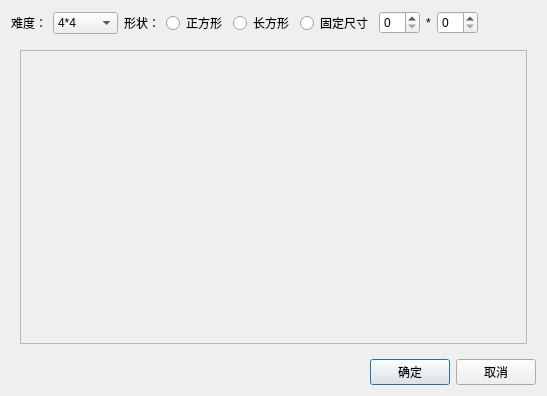
<?xml version="1.0" encoding="UTF-8"?>
<ui version="4.0">
 <class>CutImage</class>
 <widget class="QDialog" name="CutImage">
  <property name="geometry">
   <rect>
    <x>0</x>
    <y>0</y>
    <width>547</width>
    <height>396</height>
   </rect>
  </property>
  <property name="windowTitle">
   <string>Dialog</string>
  </property>
  <layout class="QVBoxLayout" name="verticalLayout" stretch="0,1,0">
   <item>
    <layout class="QHBoxLayout" name="horizontalLayout_4" stretch="0,0,0,0,0,0,1">
     <item>
      <layout class="QHBoxLayout" name="horizontalLayout">
       <item>
        <widget class="QLabel" name="label_difficulty">
         <property name="text">
          <string>难度：</string>
         </property>
        </widget>
       </item>
       <item>
        <widget class="QComboBox" name="cb_difficulty">
         <item>
          <property name="text">
           <string>4*4</string>
          </property>
         </item>
         <item>
          <property name="text">
           <string>5*5</string>
          </property>
         </item>
         <item>
          <property name="text">
           <string>6*6</string>
          </property>
         </item>
         <item>
          <property name="text">
           <string>自定义</string>
          </property>
         </item>
        </widget>
       </item>
      </layout>
     </item>
     <item>
      <layout class="QHBoxLayout" name="horizontalLayout_2">
       <item>
        <widget class="QLabel" name="label_shape">
         <property name="text">
          <string>形状：</string>
         </property>
        </widget>
       </item>
       <item>
        <widget class="QRadioButton" name="rb_square">
         <property name="text">
          <string>正方形</string>
         </property>
         <attribute name="buttonGroup">
          <string notr="true">bg_shape</string>
         </attribute>
        </widget>
       </item>
       <item>
        <widget class="QRadioButton" name="rb_rectangle">
         <property name="text">
          <string>长方形</string>
         </property>
         <attribute name="buttonGroup">
          <string notr="true">bg_shape</string>
         </attribute>
        </widget>
       </item>
      </layout>
     </item>
     <item>
      <layout class="QHBoxLayout" name="horizontalLayout_5">
       <item>
        <widget class="QRadioButton" name="radioButton">
         <property name="text">
          <string>固定尺寸</string>
         </property>
        </widget>
       </item>
      </layout>
     </item>
     <item>
      <widget class="QSpinBox" name="spinBox"/>
     </item>
     <item>
      <widget class="QLabel" name="label">
       <property name="text">
        <string>*</string>
       </property>
      </widget>
     </item>
     <item>
      <widget class="QSpinBox" name="spinBox_2"/>
     </item>
     <item>
      <spacer name="horizontalSpacer_2">
       <property name="orientation">
        <enum>Qt::Horizontal</enum>
       </property>
       <property name="sizeHint" stdset="0">
        <size>
         <width>40</width>
         <height>20</height>
        </size>
       </property>
      </spacer>
     </item>
    </layout>
   </item>
   <item>
    <widget class="QWidget" name="widget_cutting" native="true">
     <layout class="QVBoxLayout" name="verticalLayout_2">
      <item>
       <widget class="QScrollArea" name="scrollArea">
        <property name="widgetResizable">
         <bool>true</bool>
        </property>
        <widget class="QWidget" name="scrollAreaWidgetContents">
         <property name="geometry">
          <rect>
           <x>0</x>
           <y>0</y>
           <width>509</width>
           <height>297</height>
          </rect>
         </property>
         <layout class="QGridLayout" name="gridLayout" rowstretch="1,0,1" columnstretch="1,0,1" rowminimumheight="0,0,0">
          <property name="leftMargin">
           <number>0</number>
          </property>
          <property name="topMargin">
           <number>0</number>
          </property>
          <property name="rightMargin">
           <number>0</number>
          </property>
          <property name="bottomMargin">
           <number>0</number>
          </property>
          <property name="spacing">
           <number>0</number>
          </property>
          <item row="2" column="1">
           <spacer name="verticalSpacer_2">
            <property name="orientation">
             <enum>Qt::Vertical</enum>
            </property>
            <property name="sizeHint" stdset="0">
             <size>
              <width>20</width>
              <height>0</height>
             </size>
            </property>
           </spacer>
          </item>
          <item row="1" column="0">
           <spacer name="horizontalSpacer_3">
            <property name="orientation">
             <enum>Qt::Horizontal</enum>
            </property>
            <property name="sizeHint" stdset="0">
             <size>
              <width>0</width>
              <height>20</height>
             </size>
            </property>
           </spacer>
          </item>
          <item row="1" column="1">
           <widget class="ImageShowLabel" name="lb_showimage">
            <property name="text">
             <string/>
            </property>
           </widget>
          </item>
          <item row="0" column="1">
           <spacer name="verticalSpacer">
            <property name="orientation">
             <enum>Qt::Vertical</enum>
            </property>
            <property name="sizeHint" stdset="0">
             <size>
              <width>20</width>
              <height>0</height>
             </size>
            </property>
           </spacer>
          </item>
          <item row="1" column="2">
           <spacer name="horizontalSpacer_4">
            <property name="orientation">
             <enum>Qt::Horizontal</enum>
            </property>
            <property name="sizeHint" stdset="0">
             <size>
              <width>0</width>
              <height>20</height>
             </size>
            </property>
           </spacer>
          </item>
         </layout>
        </widget>
       </widget>
      </item>
     </layout>
    </widget>
   </item>
   <item>
    <layout class="QHBoxLayout" name="horizontalLayout_3" stretch="1,0,0">
     <item>
      <spacer name="horizontalSpacer">
       <property name="orientation">
        <enum>Qt::Horizontal</enum>
       </property>
       <property name="sizeHint" stdset="0">
        <size>
         <width>40</width>
         <height>20</height>
        </size>
       </property>
      </spacer>
     </item>
     <item>
      <widget class="QPushButton" name="ptn_sure">
       <property name="text">
        <string>确定</string>
       </property>
      </widget>
     </item>
     <item>
      <widget class="QPushButton" name="ptn_cancel">
       <property name="text">
        <string>取消</string>
       </property>
      </widget>
     </item>
    </layout>
   </item>
  </layout>
 </widget>
 <customwidgets>
  <customwidget>
   <class>ImageShowLabel</class>
   <extends>QLabel</extends>
   <header location="global">imageshowlabel.h</header>
  </customwidget>
 </customwidgets>
 <resources/>
 <connections/>
 <buttongroups>
  <buttongroup name="bg_shape"/>
 </buttongroups>
</ui>
